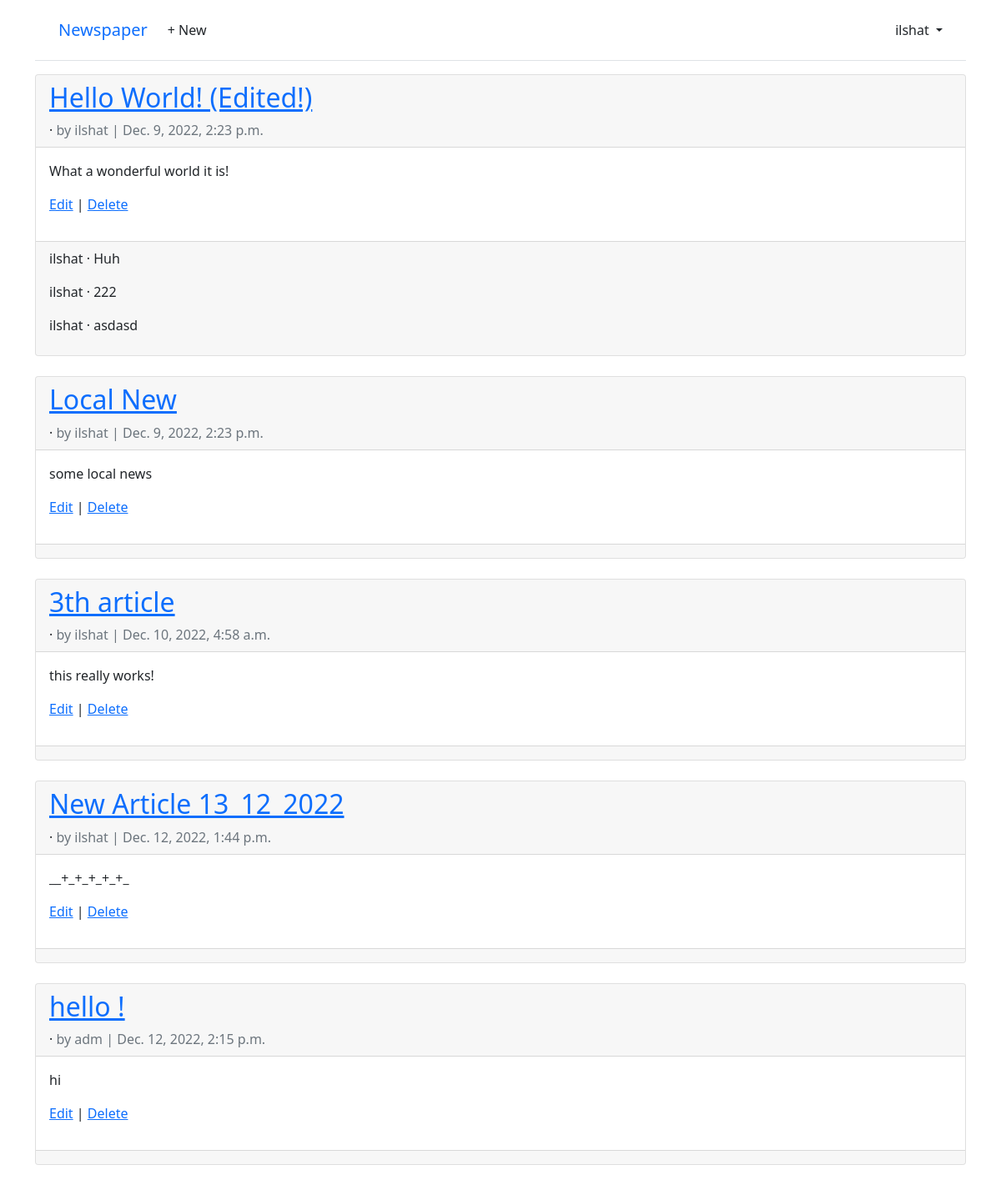
The page /articles/ (signed in) on the database as committed earlier.
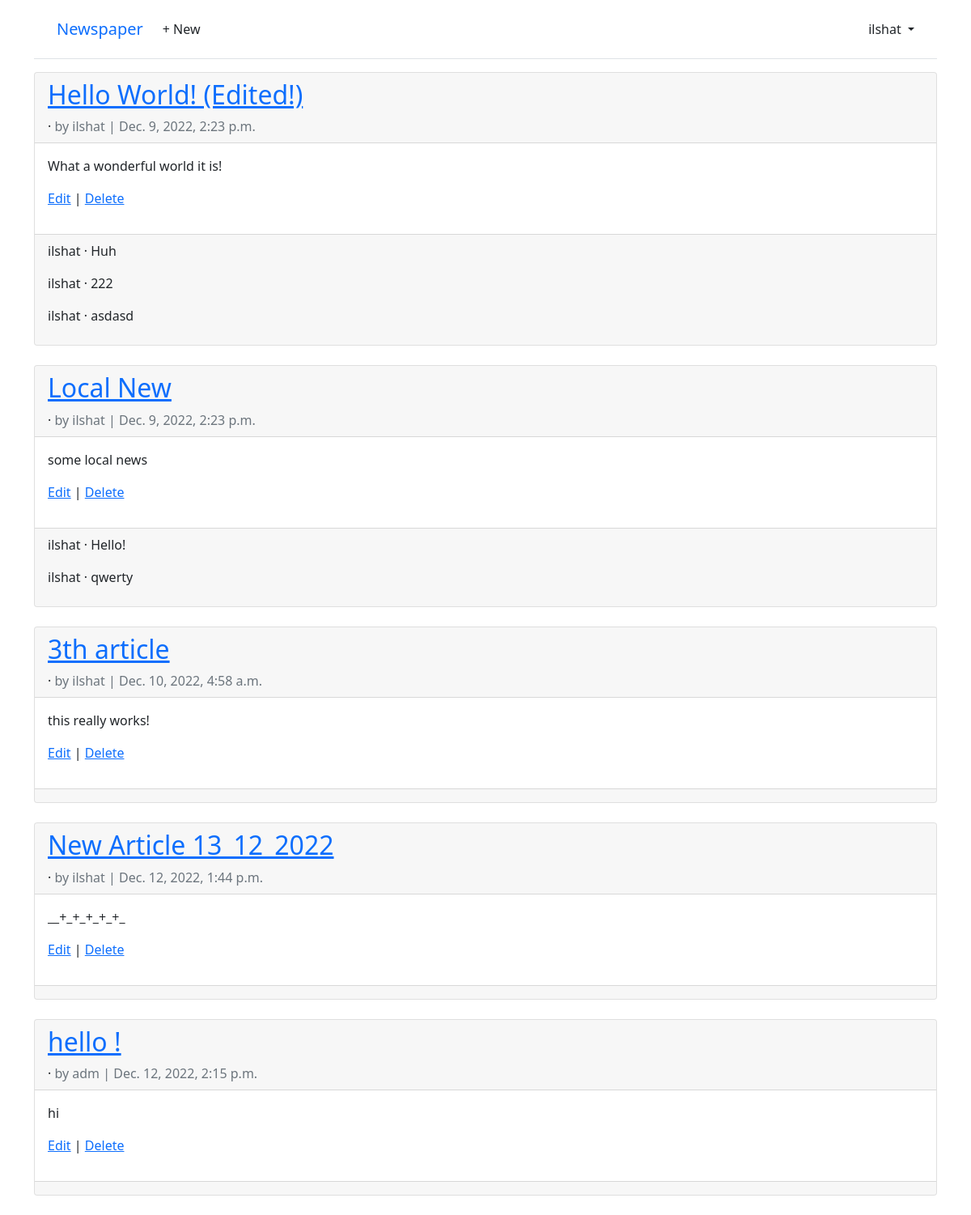
The same page on the database as committed later.
### articles/models.py (models this page shows, shortened)
class Article(models.Model):
    title = models.CharField(max_length=255)
    body = models.TextField()
    date = models.DateTimeField(auto_now_add=True)
    author = models.ForeignKey(
        settings.AUTH_USER_MODEL,
        on_delete=models.CASCADE,
    )

class Comment(models.Model):
    article = models.ForeignKey(Article, on_delete=models.CASCADE)
    comment = models.CharField(max_length=140)
    author = models.ForeignKey(settings.AUTH_USER_MODEL, on_delete=models.CASCADE)
    def __str__(self):
        return self.comment

### accounts/models.py (models this page shows)
class CustomUser(AbstractUser):
    age = models.PositiveIntegerField(null=True, blank=True)

### articles/views.py (the view)
# urls.py: path("", ArticleListView.as_view(), name="home"),
class ArticleListView(LoginRequiredMixin, ListView):
    model = Article
    template_name = "article_list.html"

### templates/article_list.html (shortened to what this page needs)
{% extends "base.html" %}
{% block content %}
{% for article in article_list %}
    <div class="card">
        <div class="card-header">
            <span class="font-weight-bold">
                <h2><a href="{% url 'article_detail' article.pk %}">
                    {{ article.title }}
                </a></h2>
            </span> &middot;
            <span class="text-muted">by {{ article.author }} |
            {{ article.date }}</span>
        </div>
        <div class="card-body">
            <p>{{ article.body }}<p>
            <a href="{% url 'article_edit' article.pk %}">Edit</a> |
            <a href="{% url 'article_delete' article.pk %}">Delete</a>
        </div>
        <div class="card-footer">
            {% for comment in article.comment_set.all %}
            <p>
                <span class="font-weight-bold">
                    {{ comment.author }} &middot;
                </span>
                {{ comment }}
            </p>
            {% endfor %}
        </div>
    </div>
    <br />
{% endfor %}
{% endblock content %}

Rows that differ between the two databases and show on the page:
added Comment: author "ilshat", comment "Hello!", shown under Article "Local New"
added Comment: author "ilshat", comment "qwerty", shown under Article "Local New"
